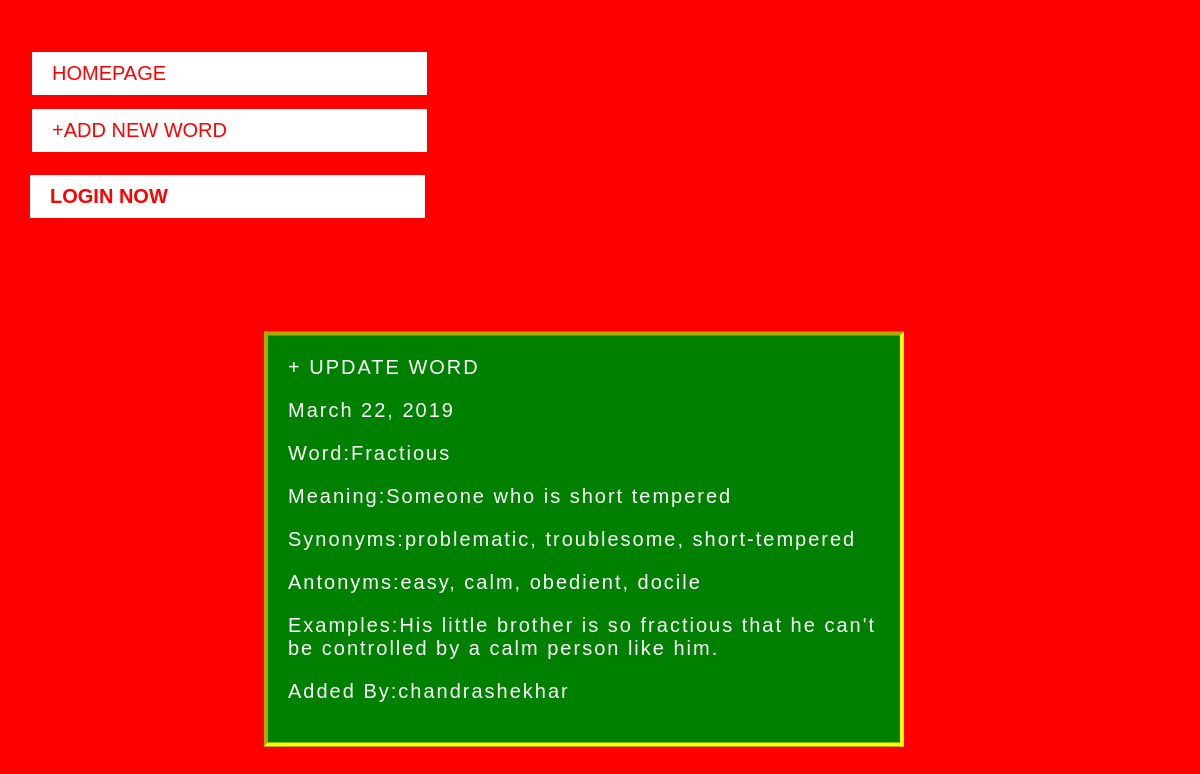
The page /word/12/ on the database its author committed.
### word/models.py (models this page shows, shortened)
class Daily_words(models.Model):
    class Meta:
        ordering=['-Date_posted']
    Date_posted=models.DateField(auto_now=True)
    Word=models.CharField(max_length=20,unique=True)
    Meaning=models.CharField(max_length=100)
    Synonyms=models.CharField(max_length=80,null=True,blank=True)
    Antonyms=models.CharField(max_length=80,null=True,blank=True)
    Examples=models.TextField()
    AddedBy=models.ForeignKey('auth.User',on_delete=models.CASCADE)

### word/views.py (the view)
# urls.py: path('word/<int:pk>/',WordPage.as_view(),name='Detail'),
class WordPage(DetailView):
    model=Daily_words
    context_object_name='word'
    template_name='word.html'

### templates/word.html (shortened to what this page needs)
{% extends "Base.html" %}
{% block title %}
{% load static %}
    <link href={% static 'css/Base.css' %} rel='stylesheet'>
{% endblock title %}
{% block content %}
<div class='cl'>
 <a href={% url 'Update' object.pk %} >+ UPDATE WORD</a>
 <P>{{object.Date_posted}}<p>
 <P>Word:{{object.Word}}<p>
 <P>Meaning:{{object.Meaning}}<p>
 <P>Synonyms:{{object.Synonyms}}<p>
 <P>Antonyms:{{object.Antonyms}}<p>
 <P>Examples:{{object.Examples}}<p>
 <P>Added By:{{object.AddedBy}}<p>
</div>
{% endblock content %}

### static/css/Base.css (style rules this page uses)
html { background-size: cover; background-color:red; color:white; }
a { font-size:20px; color:white; text-decoration: none; }
.cl { border:4px solid yellow; border-style: inset; transform:translate(40%,10%); padding:20px; opacity: 100%; font-size:20px; letter-spacing:2px; font-family: 'Lucida Sans', 'Lucida Sans Regular', 'Lucida Grande', 'Lucida Sans Unicode', Geneva, Verdana, sans-serif; background-color:green; width:50%; }

### rows shown on the page
Daily_words: Date_posted "March 22, 2019", Word "Fractious", Meaning "Someone who is short tempered", Synonyms "problematic, troublesome, short-tempered", Antonyms "easy, calm, obedient, docile", Examples "His little brother is so fractious that he can't be controlled by a calm person like him.", AddedBy "chandrashekhar"
